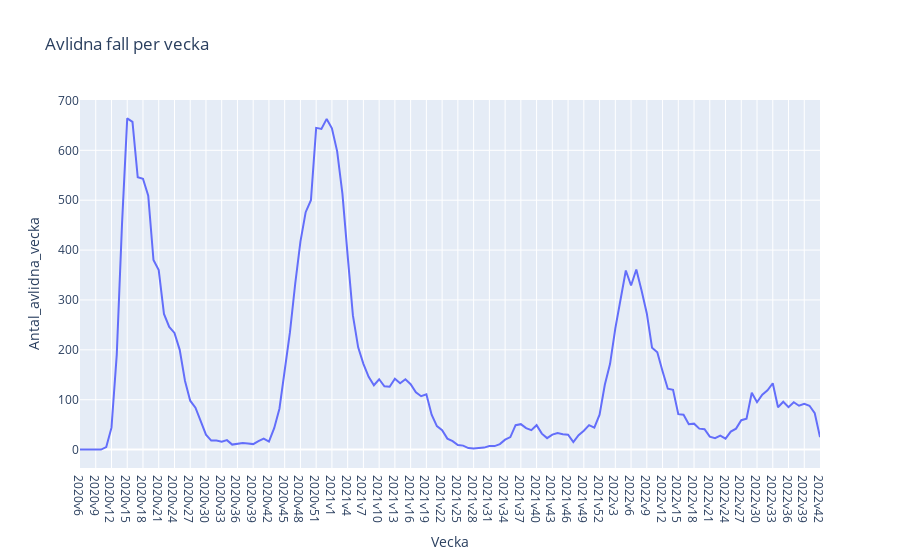

Notebook code for this chart:
### Code cell
# c) Linjediagram för Avlidna fall per vecka
fig = px.line(covid_veckodata, x='Vecka', y='Antal_avlidna_vecka', title='Avlidna fall per vecka')

# Vissa diagrammet
fig

### Figure 1 — Plotly figure (JSON) as saved in the notebook; plotly's stock layout.template omitted (floating-point values rounded to 4 significant figures; data arrays with more than 128 entries replaced by an {"elided": "..."} marker saying what was removed)
{"data": [{"hovertemplate": "Vecka=%{x}<br>Antal_avlidna_vecka=%{y}<extra></extra>", "legendgroup": "", "line": {"color": "#636efa", "dash": "solid"}, "marker": {"symbol": "circle"}, "mode": "lines", "name": "", "orientation": "v", "showlegend": false, "type": "scatter", "x": {"elided": "142 str values"}, "xaxis": "x", "y": {"elided": "142 int values"}, "yaxis": "y"}], "layout": {"legend": {"tracegroupgap": 0}, "title": {"text": "Avlidna fall per vecka"}, "xaxis": {"anchor": "y", "domain": [0, 1], "title": {"text": "Vecka"}}, "yaxis": {"anchor": "x", "domain": [0, 1], "title": {"text": "Antal_avlidna_vecka"}}}}
